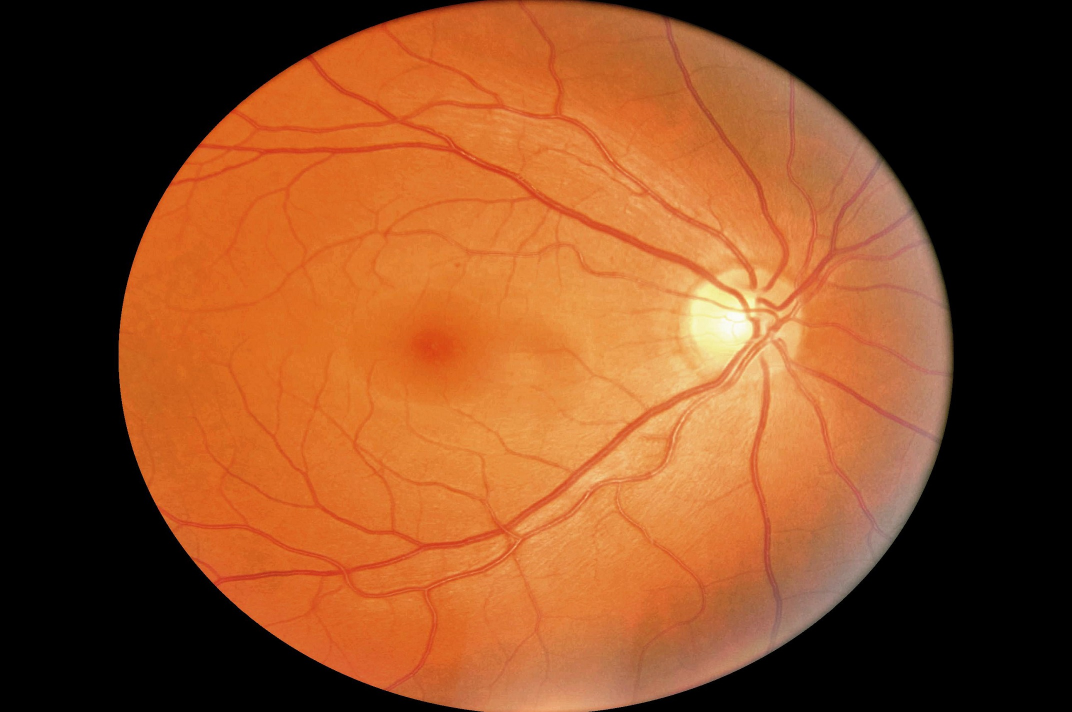
#> input picture segmentation/retinal_img2.jpg, 2144 x 1424 px (shown at 1/2 size)
$ python overlay_adaptive_mask.py --source ..
#> lines starting #> are read from the running program, lines starting #| are printed output that depends on the picture; after the words box and inside, x2 and y2 are one past the last pixel; in counts of white or black regions, pixels touching at a corner belong together
#> in main, image is the input picture: shape (1424, 2144, 3); mean B, G, R 35.8, 73.7, 132.3
### segmentation/scripts/adaptive_threshold_forceps.py
#!/usr/bin/env python3
"""Extract broad forceps and shadow regions with adaptive thresholding."""

from __future__ import annotations

import argparse
import sys
from dataclasses import dataclass
from pathlib import Path

if __package__ is None or __package__ == "":
    sys.path.insert(0, str(Path(__file__).resolve().parent.parent))

import cv2
import numpy as np

from scripts.preprocessing import find_images


@dataclass(frozen=True)
class ThresholdResult:
    raw_mask: np.ndarray
    vessel_mask: np.ndarray | None
    orientation_mask: np.ndarray | None
    seeds: np.ndarray
    final_mask: np.ndarray
    masked_image: np.ndarray


def _positive_odd(value: int, name: str) -> int:
    if value <= 1:
        raise ValueError(f"{name} must be greater than 1")
    if value % 2 == 0:
        value += 1
    return value


# [4 lines left out: function _positive_kernel, not called in this run]


def _ellipse(size: int) -> np.ndarray:
    return cv2.getStructuringElement(cv2.MORPH_ELLIPSE, (size, size))


# [105 lines left out: functions reconstruct_from_seeds, keep_largest_components, _component_solidity, filter_broad_components, remove_vessel_like_structures, not called in this run]


def compute_raw_adaptive_mask(
    image: np.ndarray,
    *,
    block_size: int = 61,
    c: float = 4.0,
) -> np.ndarray:
#> called with block_size = 61, c = 4
    if image is None or image.size == 0:
        raise ValueError("cannot threshold an empty image")

    block_size = _positive_odd(block_size, "block_size")
    lightness = cv2.cvtColor(image, cv2.COLOR_BGR2LAB)[:, :, 0]
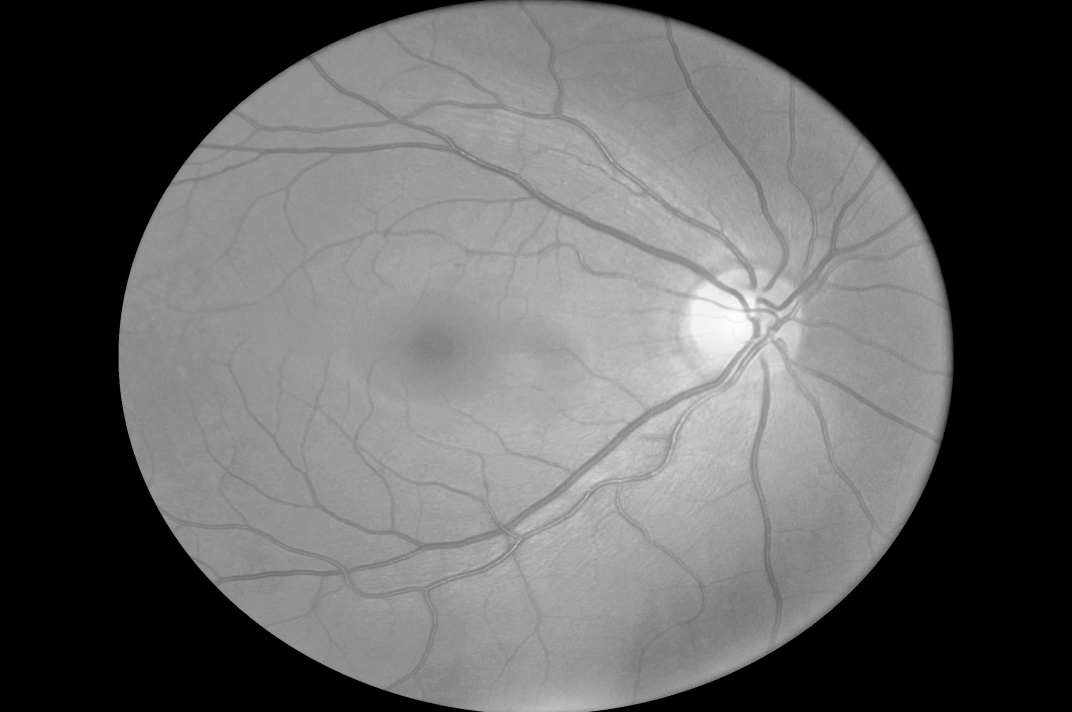
#> lightness: shape (1424, 2144) (shown at 1/2 size); min 0, max 254, mean 94.5
    smooth = cv2.bilateralFilter(lightness, d=7, sigmaColor=45, sigmaSpace=45)
    raw_mask = cv2.adaptiveThreshold(
        smooth,
        255,
        cv2.ADAPTIVE_THRESH_GAUSSIAN_C,
        cv2.THRESH_BINARY_INV,
        block_size,
        c,
    )
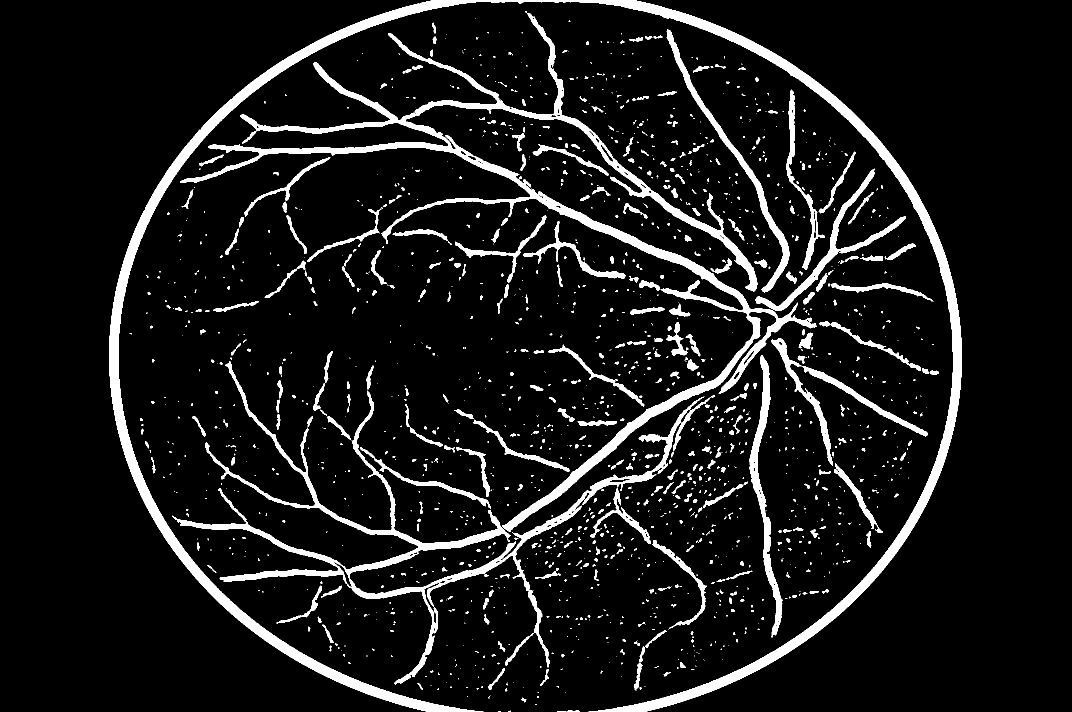
#> raw_mask: shape (1424, 2144) (shown at 1/2 size); 8.8% white; 1695 white regions (1172 under 20 px), largest, box (x1, y1, x2, y2) and area: (219, 0, 1924, 1424) 79404, (360, 26, 1634, 1063) 56583, (344, 722, 1430, 1369) 34156
    return cv2.morphologyEx(raw_mask, cv2.MORPH_OPEN, _ellipse(3))
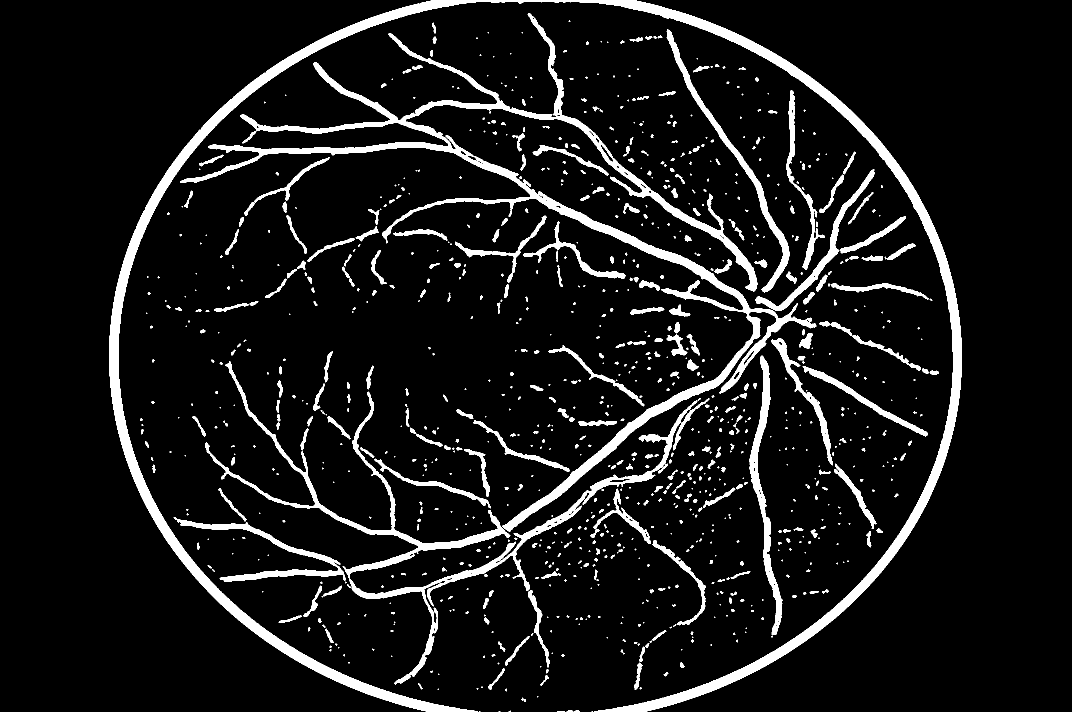
#> returned value: shape (1424, 2144) (shown at 1/2 size); 8.6% white; 1028 white regions (525 under 20 px), largest, box (x1, y1, x2, y2) and area: (219, 0, 1924, 1424) 79358, (360, 26, 1633, 1063) 56423, (410, 722, 1395, 1369) 25328


# [5 lines left out: function _axial_angle_degrees, not called in this run]


def _axial_angle_diff(first: float, second: float) -> float:
    return float(abs((first - second + 90.0) % 180.0 - 90.0))


# [337 lines left out: functions orientation_line_filter, adaptive_threshold_forceps, _to_bgr, debug_panel, parse_args, main, not called in this run]


# [2 lines that do not run on import are left out]

### segmentation/scripts/preprocessing.py
"""Config-driven image preprocessing shared by training and inference tools."""

from __future__ import annotations

import glob
from copy import deepcopy
from dataclasses import dataclass
from functools import lru_cache
from pathlib import Path

import cv2
import numpy as np
import yaml

from scripts.common import IMAGE_EXTENSIONS, REPO_ROOT

DEFAULT_PREPROCESS_CONFIG = REPO_ROOT / "configs" / "preprocessing.yaml"


@dataclass(frozen=True)
class CropTransform:
    source_width: int
    source_height: int
    x: int
    y: int
    width: int
    height: int

    # [8 lines left out: function is_identity, not called in this run]


@dataclass(frozen=True)
class PreprocessResult:
    image: np.ndarray
    transform: CropTransform


# [26 lines left out: functions load_preprocess_presets, load_preprocess_preset, not called in this run]


def find_images(source: str | Path) -> list[Path]:
    source_text = str(source)
    path = Path(source_text)
    if path.is_dir():
        return sorted(
            item
            for item in path.rglob("*")
            if item.is_file() and item.suffix.lower() in IMAGE_EXTENSIONS
        )
    matches = sorted(Path(match) for match in glob.glob(source_text))
    if matches:
        return [
            item
            for item in matches
            if item.is_file() and item.suffix.lower() in IMAGE_EXTENSIONS
        ]
    if path.is_file() and path.suffix.lower() in IMAGE_EXTENSIONS:
        return [path]
    return []


# [58 lines left out: functions _roi_geometry, _crop_to_roi, _apply_bilateral, _read_reference_image, not called in this run]


def _nonblack_mask(image: np.ndarray, threshold: float) -> np.ndarray:
    return np.max(image, axis=2) > threshold


# [303 lines left out: functions _robust_lab_statistics, _background_candidate_mask, _background_blend_alpha, _cached_reference_statistics, _apply_reference_match, _apply_clahe and 5 more, not called in this run]

### segmentation/scripts/overlay_adaptive_mask.py
#!/usr/bin/env python3
"""Apply an adaptive-threshold mask to source images."""

from __future__ import annotations

import argparse
import sys
from pathlib import Path

if __package__ is None or __package__ == "":
    sys.path.insert(0, str(Path(__file__).resolve().parent.parent))

import cv2
import numpy as np

from scripts.adaptive_threshold_forceps import compute_raw_adaptive_mask
from scripts.preprocessing import find_images


def load_mask(mask_path: Path, image_shape: tuple[int, int]) -> np.ndarray:
    mask = cv2.imread(str(mask_path), cv2.IMREAD_GRAYSCALE)
    if mask is None:
        raise ValueError(f"cannot read mask image: {mask_path}")
    if mask.shape[:2] != image_shape:
        raise ValueError(
            f"mask size {mask.shape[1]}x{mask.shape[0]} does not match "
            f"image size {image_shape[1]}x{image_shape[0]}"
        )
    return cv2.threshold(mask, 0, 255, cv2.THRESH_BINARY)[1]


def apply_mask(image: np.ndarray, mask: np.ndarray) -> np.ndarray:
    return cv2.bitwise_and(image, image, mask=mask)
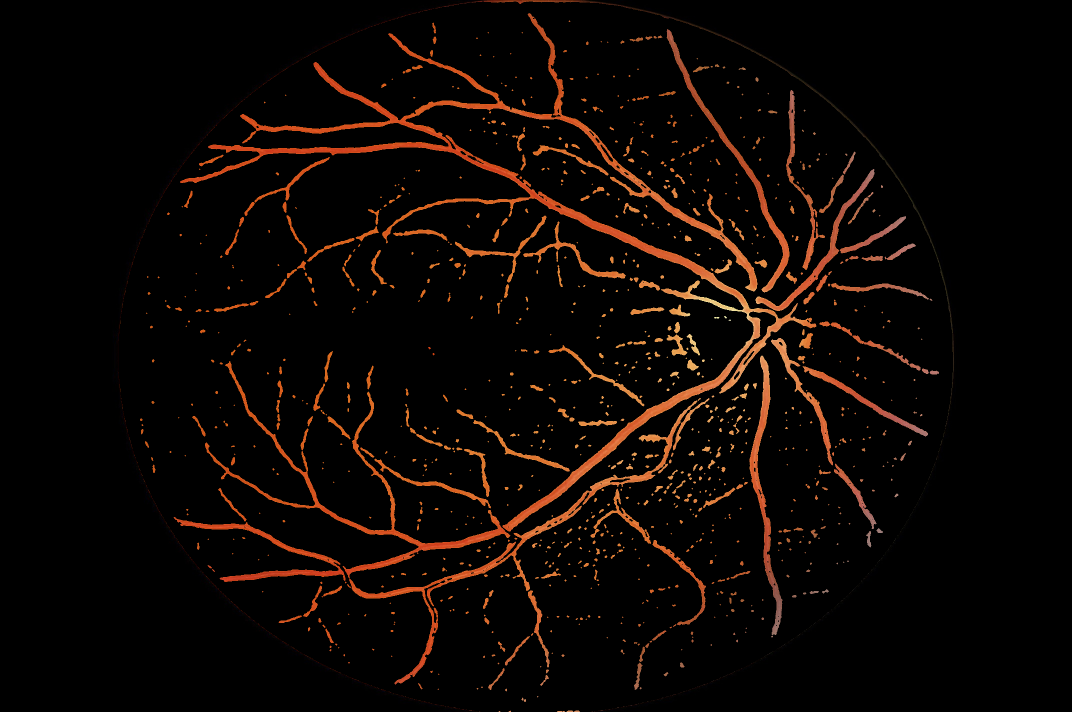
#> returned value: shape (1424, 2144, 3) (shown at 1/2 size); mean of channels 0, 1, 2 3.2, 6.4, 12.9; drawn as B, G, R


def parse_args() -> argparse.Namespace:
    parser = argparse.ArgumentParser(
        description="Apply the raw adaptive-threshold mask to image pixels."
    )
    parser.add_argument("--source", required=True, help="Image path, directory, or glob.")
    parser.add_argument(
        "--mask",
        type=Path,
        help="Optional saved mask to apply. If omitted, the raw adaptive mask is computed.",
    )
    parser.add_argument(
        "--output-dir",
        type=Path,
        default=Path("runs/adaptive_threshold_masked"),
    )
    parser.add_argument("--block-size", type=int, default=61)
    parser.add_argument("--c", type=float, default=4.0)
    parser.add_argument(
        "--write-mask",
        action="store_true",
        help="Also write the mask used for masking.",
    )
    return parser.parse_args()


def main() -> int:
    args = parse_args()

    try:
        paths = find_images(args.source)
        if not paths:
            print(f"No readable image paths found for source: {args.source}")
            return 1
        if args.mask is not None and len(paths) != 1:
            print("--mask can only be used with a single source image")
            return 1

        args.output_dir.mkdir(parents=True, exist_ok=True)
        for path in paths:
            image = cv2.imread(str(path))
            if image is None:
                print(f"Skipping unreadable image: {path}")
                continue

            if args.mask is None:
                mask = compute_raw_adaptive_mask(
                    image,
                    block_size=args.block_size,
                    c=args.c,
                )
            else:
                mask = load_mask(args.mask, image.shape[:2])

            masked = apply_mask(image, mask)
            masked_path = args.output_dir / f"{path.stem}_mask_applied.png"
            if not cv2.imwrite(str(masked_path), masked):
                raise RuntimeError(f"failed to write masked image: {masked_path}")
            print(f"Wrote masked image: {masked_path}")

            if args.write_mask:
                mask_path = args.output_dir / f"{path.stem}_raw_mask.png"
                if not cv2.imwrite(str(mask_path), mask):
                    raise RuntimeError(f"failed to write mask: {mask_path}")
                print(f"Wrote mask: {mask_path}")
    except ValueError as exc:
        print(exc)
        return 1
    except RuntimeError as exc:
        print(exc)
        return 1

    return 0


if __name__ == "__main__":
    sys.exit(main())
#> (the program exits here)
